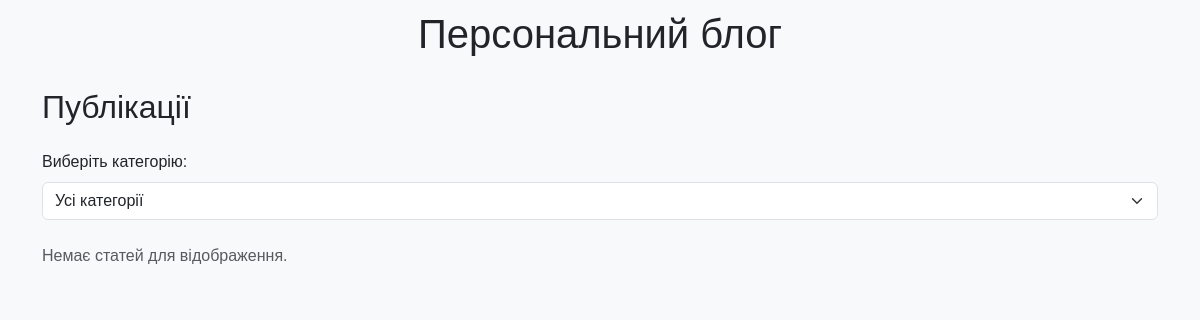
The app's page /articles/, older data.
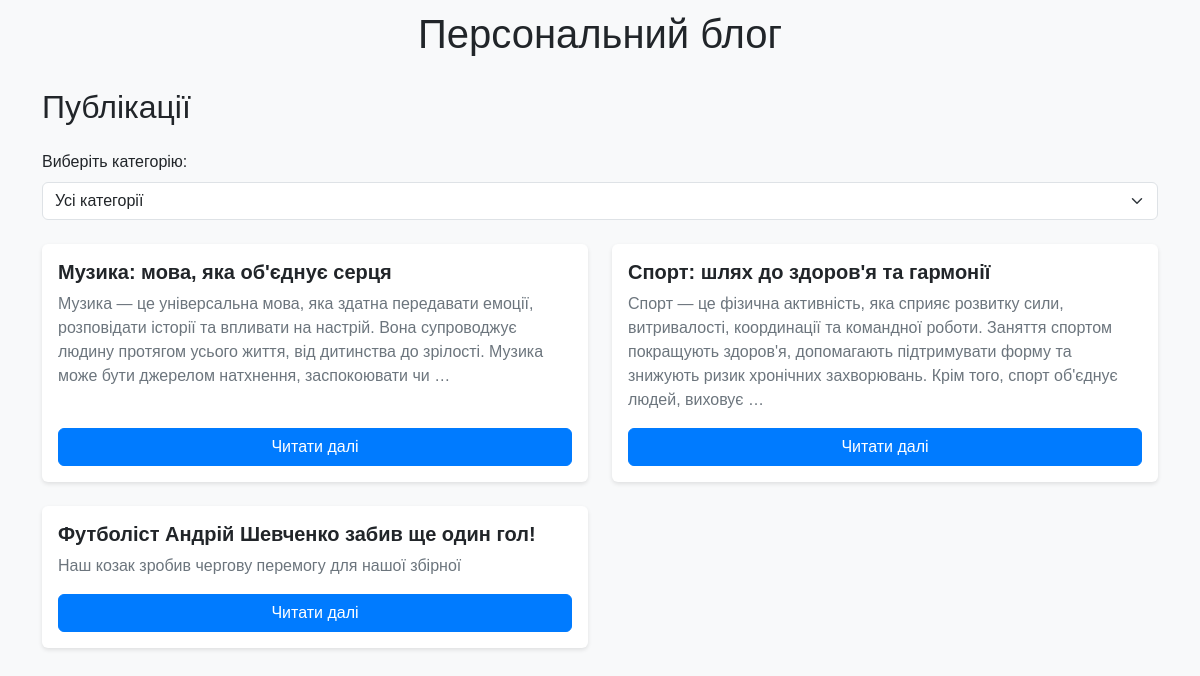
The same page, newer data.
### app_blog/models.py (models this page shows, shortened)
class Article(models.Model):
    title = models.CharField(u'Заголовок', max_length=250, help_text=u'Максимум 250 символів')
    description = models.TextField(blank=True, verbose_name=u'Опис')
    pub_date = models.DateTimeField(u'Дата публікації', default=timezone.now)
    slug = models.SlugField(u'Слаг', unique_for_date='pub_date')
    main_page = models.BooleanField(u'Головна', default=False, help_text=u'Показувати на головній сторінці')
    category = models.ForeignKey(Category, related_name='articles', blank=True, null=True,
                                 verbose_name=u'Категорія', on_delete=models.CASCADE)
    class Meta:
        ordering = ['-pub_date']
        verbose_name = u'Стаття'
        verbose_name_plural = u'Статті'
    def get_absolute_url(self):
        return reverse('article_detail', args=[self.slug])

### app_blog/views.py (the view)
# urls.py: path('articles/', ArticleListView.as_view(), name='article_list'),  # Усі статті
class ArticleListView(ListView):
    model = Article
    template_name = 'articles/article_list.html'
    context_object_name = 'articles'
    paginate_by = 5  # Додано пагінацію
    def get_queryset(self):
        queryset = Article.objects.all().order_by('-pub_date')
        category_slug = self.request.GET.get('category_slug')
        if category_slug:
            category = get_object_or_404(Category, slug=category_slug)
            queryset = queryset.filter(category=category)
        return queryset
    def get_context_data(self, **kwargs):
        context = super().get_context_data(**kwargs)
        context['categories'] = Category.objects.all()
        return context

### app_blog/templates/articles/article_list.html (shortened to what this page needs)
{% extends "base.html" %}
{% load static %}
{% block content %}
<h2 class="mb-4">Публікації</h2>
<form method="get" action="{% url 'article_list' %}" class="mb-4">
    <label for="category" class="form-label">Виберіть категорію:</label>
    <select name="category_slug" id="category" class="form-select" onchange="this.form.submit()">
        <option value="">Усі категорії</option>
    </select>
</form>
{% if page_obj %}
<div class="row">
    {% for article in page_obj %}
    <div class="col-md-6 mb-4">
        <div class="card h-100 d-flex flex-column">
            <div class="card-body d-flex flex-column">
                <h5 class="card-title">{{ article.title }}</h5>
                <p class="card-text flex-grow-1">{{ article.description|safe|escape|striptags|truncatewords_html:32 }}</p>
                <a href="{{ article.get_absolute_url }}" class="btn btn-primary mt-auto">Читати далі</a>
            </div>
        </div>
    </div>
    {% endfor %}
</div>
{% else %}
<p class="text-muted">Немає статей для відображення.</p>
{% endif %}
{% endblock %}

### app_blog/templates/base.html (shortened to what this page needs)
{% load static %}
<!DOCTYPE html>
<html lang="uk">
<head>
    <link rel="stylesheet" href="{% static 'css/bootstrap.min.css' %}">
    <link rel="stylesheet" href="https://cdnjs.cloudflare.com/ajax/libs/fotorama/4.6.4/fotorama.min.css">
    <link rel="stylesheet" href="{% static 'css/main.css' %}">
</head>
<body>
    <div class="container">
        <h1>
            <a href="{% url 'home' %}" style="text-decoration: none; color: inherit;">
                Персональний блог
            </a>
        </h1>
        {% block content %}
        {% endblock %}
    </div>
</body>
</html>

### static/css/main.css (style rules this page uses)
body { background-color: #f8f9fa; font-family: 'Arial', sans-serif; }
h1 { text-align: center; margin-top: 10px; }
h2 { margin-top: 30px; }
.card { border: none; box-shadow: 0 2px 4px rgba(0, 0, 0, 0.1); }
.card-title { font-size: 1.25rem; font-weight: bold; }
.card-text { color: #6c757d; }
.btn-primary { background-color: #007bff; border-color: #007bff; }

Row changes from the older to the newer data that the page shows:
added Article: title "Музика: мова, яка об'єднує серця", description "Музика — це універсальна мова, яка здатна передавати емоції, розповідати історії та впливати на настрій. Вона супроводжує людину протягом усього життя, від дитинства до зрілості. Музика може бути джерелом натхнення, заспокоювати чи …"
added Article: title "Спорт: шлях до здоров'я та гармонії", description "Спорт — це фізична активність, яка сприяє розвитку сили, витривалості, координації та командної роботи. Заняття спортом покращують здоров'я, допомагають підтримувати форму та знижують ризик хронічних захворювань. Крім того, спорт об'єднує людей, виховує …"
added Article: title "Футболіст Андрій Шевченко забив ще один гол!", description "Наш козак зробив чергову перемогу для нашої збірної"
Text that changed along with them:
text no longer shown: "Немає статей для відображення."
